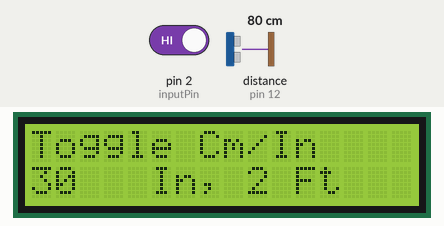
Bench run of a sketch on a simulated Arduino Uno, built with avr-gcc and run on an emulated ATmega328P. On the bench: 16×2 character LCD. Wiring (inferred from the names in the program): ultrasonic range finder: trigger pin 13; echo pin 12. The test bench sets the inputs (shaded band); at power-on: distance to the obstacle (sensor on pin 12) 80 cm, pin 2 (inputPin) HIGH. The echo pulse lasts 58.3 µs per cm.

Above: at 1.0 s.
1.3 s: distance to the obstacle (sensor on pin 12) set to 250 cm
At 1.57 s:
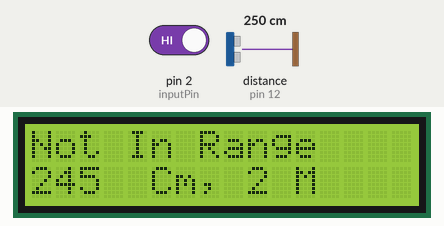
3.5 s: pin 2 (inputPin) driven LOW
5.0 s: distance to the obstacle (sensor on pin 12) set to 60 cm
At 5.35 s:
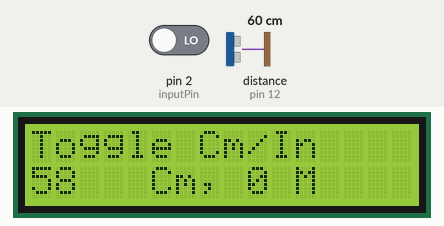
6.6 s: distance to the obstacle (sensor on pin 12) set to 203 cm
At 7.8 s:
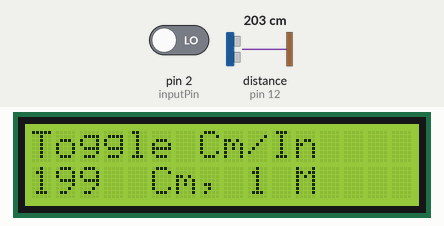
9.6 s: pin 2 (inputPin) driven HIGH
At 9.9 s:
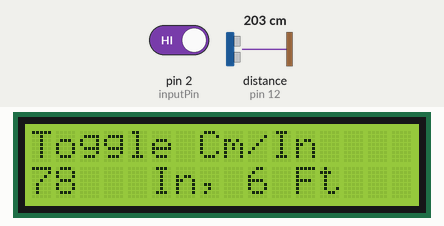
11.3 s: distance to the obstacle (sensor on pin 12) set to 2 cm
At 11.65 s:
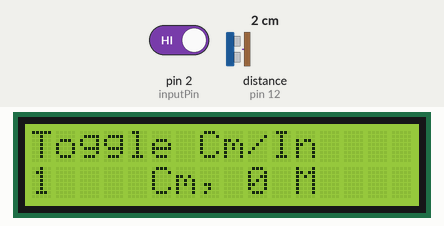
Timing chart, 0 to 14.3 s (numbered marks = the images above; inputs shaded):
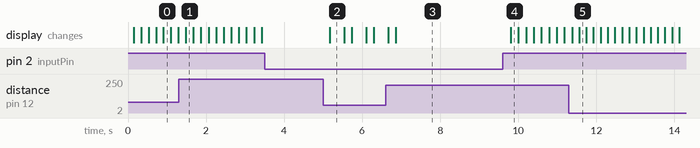

The sketch:

Project5_DistanceCounter_.ino
```cpp
// 10/23/2017, by Hosamov
// "Distance Counter"

#include <Wire.h>
#include <LCD.h>
#include <LiquidCrystal.h>
#include <LiquidCrystal_I2C.h>

// LCD I2C init:
// Addr, en, Rw, Rs, d4, d5, d6, d7, backlightpin, polarity
LiquidCrystal_I2C lcd(0x3F, 2, 1, 0, 4, 5, 6, 7, 3, POSITIVE);

// Set Echo and Trigger Pins for HC-SR04:
const int trigPin = 13;
const int echoPin = 12;

// Setup pin(s) for additional sensor:
const int inputPin = 2;


int trigger = 0;
int oldButtonState = LOW;

// Time vars:
unsigned long millis_now = 0;
int interval_one = 3000;
long int a_lastRun = 0;


void setup() {
  Serial.begin(9600);
  Wire.begin();                    // Init I2C Interface
  lcd.begin(16,2);                 // Setup LCD Screen
  lcd.backlight();
  // Define I/O pins used:
  pinMode(inputPin, INPUT);        // Set button pin as an input
  pinMode(trigPin, OUTPUT);        // Set HC-SR04 Trigger pin as output
  pinMode(echoPin, INPUT);         // Set HC-SR04 Echo pin as input  // LCD Setup:

}

void loop() {
  long duration, distanceCm, distanceIn, distanceFt, distanceM;
  digitalWrite(trigPin, LOW);
  delayMicroseconds(2);
  digitalWrite(trigPin, HIGH);
  delayMicroseconds(10);
  digitalWrite(trigPin, LOW);

  // Distance measurement logic:
  duration = pulseIn(echoPin, HIGH);
  distanceCm = (duration / 2) / 29.6;      // Magic formula for finding distance in Cm
  distanceM = distanceCm * 0.01;           // Convert distanceCm into meters
  distanceIn = distanceCm / 2.54;          // Convert distance Cm into Inches
  distanceFt = distanceCm * 0.0328084 ;    // Convert distanceCm into Feet


  //Is the button pressed?
  int newButtonState = digitalRead(inputPin);
  delay(50);

  if (distanceCm > 200 || distanceCm <= 0) {
    lcd.setCursor(0, 0);
    lcd.print("Not In Range");
  } else {
    lcd.setCursor(0, 0);
    lcd.print("Toggle Cm/In     ");
  }
  if (newButtonState == LOW && oldButtonState == LOW){
    lcd.setCursor(0,1);
    lcd.print(distanceCm);
    lcd.print("   ");
    lcd.setCursor(5,1);
    lcd.print("Cm, ");
    lcd.setCursor(9,1);
    lcd.print(distanceM,DEC);
    lcd.print("  ");
    lcd.setCursor(11,1);
    lcd.print("M ");
  } else if (newButtonState == HIGH && oldButtonState == LOW){
    lcd.setCursor(0,1);
    lcd.print(distanceIn);
    lcd.print("   ");
    lcd.setCursor(5,1);
    lcd.print("In, ");
    lcd.setCursor(9,1);
    lcd.print(distanceFt,DEC);
    lcd.print("  ");
    lcd.setCursor(11,1);
    lcd.print("Ft ");
    oldButtonState = HIGH;
  } else if (newButtonState == LOW && oldButtonState == HIGH){
    lcd.setCursor(0,1);
    lcd.print(distanceIn);
    lcd.print("   ");
    lcd.setCursor(5,1);
    lcd.print("In, ");
    lcd.setCursor(9,1);
    lcd.print(distanceFt,DEC);
    lcd.print("  ");
    lcd.setCursor(11,1);
    lcd.print("Ft ");
  } else if (newButtonState == HIGH && oldButtonState == HIGH){
    lcd.setCursor(0,1);
    lcd.print(distanceCm);
    lcd.print("   ");
    lcd.setCursor(5,1);
    lcd.print("Cm, ");
    lcd.setCursor(9,1);
    lcd.print(distanceM,DEC);
    lcd.print("  ");
    lcd.setCursor(11,1);
    lcd.print("M ");
    oldButtonState = LOW;
  }
  delay(100);  //Insert a 1-sec delay between readings
}
```

Measured:
- after the input at 1.3 s, the display: changes after 0.18 s (image 1)
- after the input at 3.5 s, every drawn part: stays the same
- after the input at 5.0 s, the display: changes after 0.17 s (image 2)
- after the input at 6.6 s, the display: first differs from a run without the input after 0.26 s (image 3)
- after the input at 9.6 s, the display: changes after 0.21 s (image 4)
